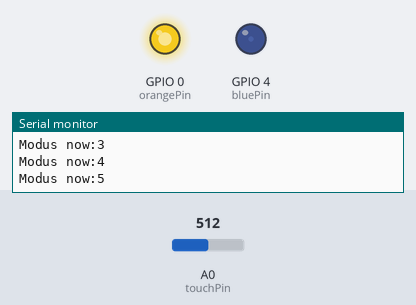
The program below on a simulated ESP8266 (NodeMCU). Shown: output pins drawn as LEDs (lit = HIGH), the last lines printed to the serial monitor. The test bench sets the inputs (shaded band); at power-on: A0 (touchPin) = 512. Random numbers use the default seed unless the program sets one.

Above: at 1.2 s.
1.3 s: A0 (touchPin) set to 23
At 1.3 s:
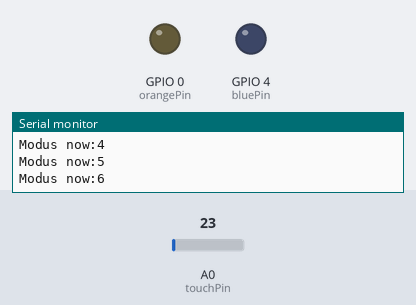
2.8 s: A0 (touchPin) set to 18
At 3.46 s:
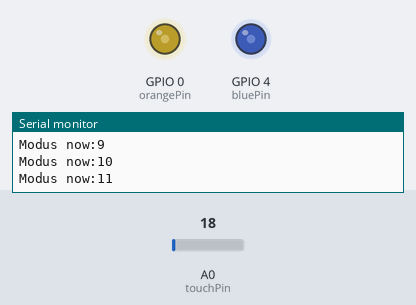
5.8 s: A0 (touchPin) set to 122
At 7.45 s:
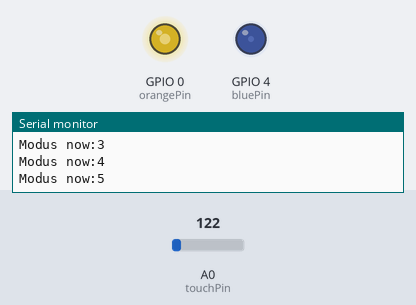
8.8 s: A0 (touchPin) set to 10
11.8 s: A0 (touchPin) set to 30
Timing chart, 0 to 29.8 s (numbered marks = the images above; inputs shaded):
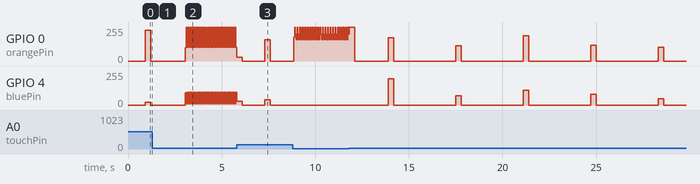

Measured:
- the behaviour switches between 21 and 20 on A0 (touchPin) (found by bisection; images 1 and 2)

The program:

main.cpp
```cpp
#include <Arduino.h>

// https://randomnerdtutorials.com/esp8266-pwm-arduino-ide/
// https://randomnerdtutorials.com/esp8266-pinout-reference-gpios/

const int bluePin = 4;
const int orangePin = 0;

const int touchPin = A0;

int modus = 1;
boolean modusInit = false;
float modusCounterBlue = 0.0f;
float modusCounterOrange = 0.0f;

void dimming(float adder, boolean blue, boolean orange)
{
  if (!modusInit)
  {
    modusInit = true;
    modusCounterBlue = 0.0f;
    modusCounterOrange = 0.0f;
    analogWrite(bluePin, modusCounterBlue);
    analogWrite(orangePin, modusCounterOrange);
  }

  if (blue)
  {
    if (modusCounterBlue <= 255.0f)
    {
      analogWrite(bluePin, modusCounterBlue);
    }
    else
    {
      analogWrite(bluePin, 255 - (modusCounterBlue - 255.0f));
    }
    modusCounterBlue = modusCounterBlue + adder;
    if (modusCounterBlue >= 510.0f)
    {
      modusCounterBlue = 0.0f;
    }
  }
  if (orange)
  {
    if (modusCounterBlue <= 255.0f)
    {
      analogWrite(orangePin, modusCounterOrange);
    }
    else
    {
      analogWrite(orangePin, 255 - (modusCounterOrange - 255.0f));
    }
    modusCounterOrange = modusCounterOrange + adder;
    if (modusCounterOrange >= 510.0f)
    {
      modusCounterOrange = 0.0f;
    }
  }
}

void dimming(float adder)
{
  dimming(adder, true, true);
}

void flackern()
{
  analogWrite(orangePin, random(0, 255));
  analogWrite(bluePin, random(0, 255));
}

void staticOn(float value, boolean blue, boolean orange)
{
  if (!modusInit)
  {
    modusInit = true;
    modusCounterBlue = 0.0f;
    modusCounterOrange = 0.0f;
    if (!blue)
      analogWrite(bluePin, 0);
    if (!orange)
      analogWrite(orangePin, 0);
  }

  if (orange)
    analogWrite(orangePin, (int)value);
  if (blue)
    analogWrite(bluePin, (int)value);
}

void setup()
{
  // Serial
  Serial.begin(115200);
  while (!Serial)
    ;

  Serial.println("-----------------------------------------------------------------------------");
  Serial.println("Init Done");
  Serial.println("-----------------------------------------------------------------------------");
}

void loop()
{

  switch (modus)
  {
  case 1:
    dimming(0.5f);
    break;
  case 2:
    dimming(1.0f);
    break;
  case 3:
    dimming(2.0f);
    break;
  case 4:
    flackern();
    break;
  case 5:
    dimming(0.5f, true, false);
    break;
  case 6:
    dimming(0.5f, false, true);
    break;
  case 7:
    dimming(20.0f, true, false);
    break;
  case 8:
    dimming(254.0f, true, false);
    break;
  case 9:
    dimming(20.0f, false, true);
    break;
  case 10:
    dimming(254.0f, false, true);
    break;
  case 11:
    dimming(10.0f, true, true);
    break;
  case 12:
    dimming(254.0f, true, true);
    break;
  default:
    modus = 1;
  }

  int touchVal = analogRead(touchPin);

  if (touchVal > 20)
  {
    modusInit = false;
    modusCounterOrange = 0.0f;
    modusCounterBlue = 0.0f;
    modus++;
    Serial.print("Modus now:");
    Serial.println(modus);
    if (modus > 12)
      modus = 1;

    delay(300);
  }
}
```
